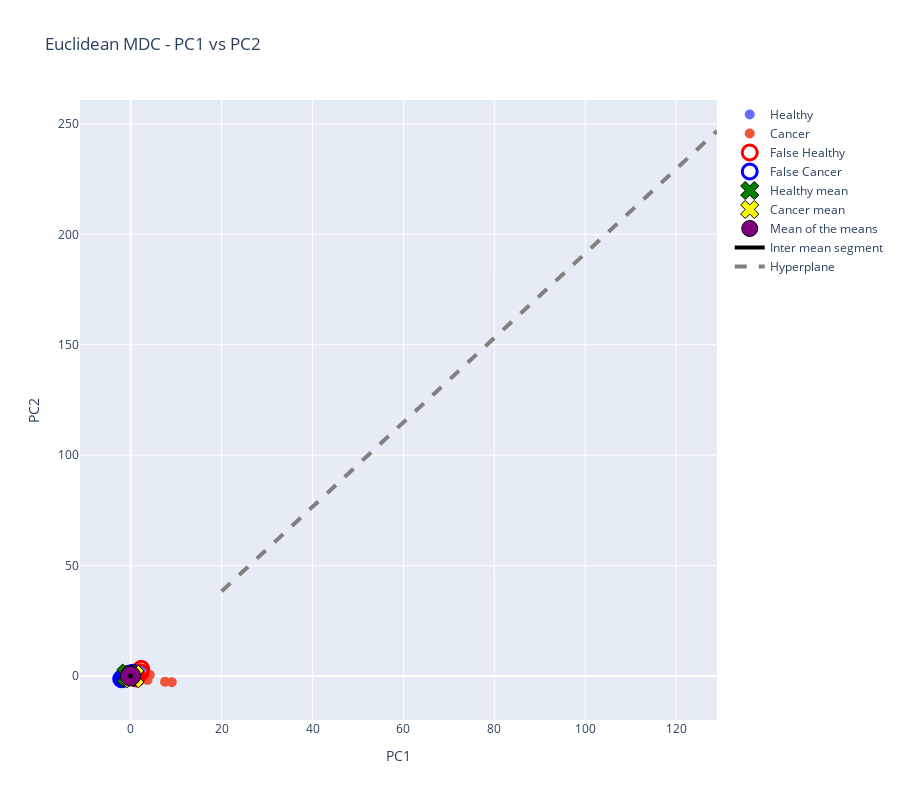

The code cell stored with this chart in its notebook:
### Markdown cell above
### MDC

### Code cell
PC1 = np.array(PC1)
PC2 = np.array(PC2)
y = y_train.to_numpy()

ixHealthy = np.where(y == 1)[0]
ixCancer  = np.where(y == 2)[0]

PC1_Healthy = PC1[ixHealthy]
PC2_Healthy = PC2[ixHealthy]
PC1_Cancer  = PC1[ixCancer]
PC2_Cancer  = PC2[ixCancer]


muHealthy = np.array([[np.mean(PC1_Healthy), np.mean(PC2_Healthy)]]).T
muCancer  = np.array([[np.mean(PC1_Cancer), np.mean(PC2_Cancer)]]).T

print("gHealthy(x)="+str(muHealthy.T)+"x-0.5"+str(muHealthy.T@muHealthy))
print("gCancer(x)="+str(muCancer.T)+"x-0.5"+str(muCancer.T@muCancer)+"\n")


X1 = np.array([PC1_Healthy, PC2_Healthy]).T
X2 = np.array([PC1_Cancer,  PC2_Cancer]).T
X=np.concatenate((X1,X2),axis=0)
y = np.concatenate((y_train.to_numpy()[ixHealthyTrain],y_train.to_numpy()[ixWithCancerTrain]))


yp=np.ones(np.shape(y))

dx=((muHealthy-muCancer).T@(X.T-0.5*(muHealthy+muCancer))).flatten()
yp[dx<0]=2

Hits=np.shape(np.where((y==yp))[0])[0]

ixHealthy = np.where(y == 1)[0]
ixCancer = np.where(y == 2)[0]

TP=np.shape(np.where((y[ixHealthy]==yp[ixHealthy]))[0])[0]
TN=np.shape(np.where((y[ixCancer]==yp[ixCancer]))[0])[0]
FP=np.shape(np.where((y[ixCancer]!=yp[ixCancer]))[0])[0]
FN=np.shape(np.where((y[ixHealthy]!=yp[ixHealthy]))[0])[0]

SS=TP/(TP+FN)
SP=TN/(TN+FP)
PR=TP/(TP+FP)
F1Score=2*(PR*SS)/(PR+SS)
AC=(TN+TP)/(TP+TN+FP+FN)


print("Sensitivity(%)="+str(SS*100))
print("Specificity(%)="+str(SP*100))
print("Precision(%)="+str(PR*100))
print("F1Score(%)="+str(F1Score*100))
print("Accuracy(%)="+str(AC*100))


fig=go.Figure()
fig.add_trace(go.Scatter(x=PC1_Healthy,y=PC2_Healthy,name='Healthy'))
#fig.update_traces(marker=dict(color='green', size=10))
fig.add_trace(go.Scatter(x=PC1_Cancer,y=PC2_Cancer,name='Cancer'))
fig.update_traces(marker=dict(size=10))


ixFP = np.where((y == 2) & (yp == 1))[0]
ixFN = np.where((y == 1) & (yp == 2))[0]


fig.add_trace(go.Scatter(x=X[ixFN,0],y=X[ixFN,1],name='False Healthy',marker_size=15,
                         marker_symbol="circle-open",marker=dict(color="red",
                                                                 line=dict(width=3,color='red'))))
fig.add_trace(go.Scatter(x=X[ixFP,0],y=X[ixFP,1],name='False Cancer',marker_size=15,
                         marker_symbol="circle-open",marker=dict(color="blue",
                                                                 line=dict(width=3,color='blue'))))


fig.add_trace(go.Scatter(x=muHealthy[0],y=muHealthy[1], marker_size=20,
                         marker_symbol='x',name='Healthy mean',
                         marker=dict(color="green",line=dict(width=1,
                                        color='black'))))
fig.add_trace(go.Scatter(x=muCancer[0],y=muCancer[1], marker_size=20,
                         marker_symbol='x',name='Cancer mean',
                         marker=dict(color="yellow",line=dict(width=1,
                                        color='black'))))
fig.add_trace(go.Scatter(x=(muHealthy[0]+muCancer[0])/2,y=(muHealthy[1]+muCancer[1])/2, marker_size=20,
                         marker_symbol="circle-dot",name='Mean of the means',
                         marker=dict(color="purple",line=dict(width=1,
                                        color='black'))))

fig.update_traces(mode='markers')
fig.add_trace(go.Scatter(x=[muHealthy[0][0],muCancer[0][0]],y=[muHealthy[1][0],muCancer[1][0]],
                         mode='lines', line=dict(color="black",width=4),name='Inter mean segment'))


W=(muHealthy-muCancer)
b=-0.5*(muHealthy-muCancer).T@(muHealthy+muCancer)

x1=np.arange(20,130,1)

x2=-(W[0,0]/W[1,0])*x1-b/W[1,0]
fig.add_trace(go.Scatter(x=x1,y=x2.flatten(),
                         mode='lines', line=dict(dash='dash',color="gray",width=4),name='Hyperplane'))





fig.update_xaxes(title_text='PC1')
fig.update_yaxes(title_text='PC2')
fig.update_layout(
    title="Euclidean MDC - PCA1 vs PCA2",
    autosize=False,
    width=900,
    height=800)
fig.show()






ixHealthy = np.where(y == 1)[0]
ixCancer  = np.where(y == 2)[0]

LD1_Healthy = LD1[ixHealthy]
LD1_Cancer  = LD1[ixCancer]

# Médias projetadas
muHealthy = np.mean(LD1_Healthy)
muCancer  = np.mean(LD1_Cancer)

print("gHealthy(x) = " + str(muHealthy) + "x - 0.5" + str(muHealthy**2))
print("gCancer(x)  = " + str(muCancer) + "x - 0.5" + str(muCancer**2) + "\n")

X = LD1.reshape(-1, 1)
y = y_train.to_numpy()

# Classificação Euclidiana
yp = np.ones_like(y)
dx = (muHealthy - muCancer) * (X.flatten() - 0.5 * (muHealthy + muCancer))
yp[dx < 0] = 2

# Métricas
TP = np.sum((y == 1) & (yp == 1))
TN = np.sum((y == 2) & (yp == 2))
FP = np.sum((y == 2) & (yp == 1))
FN = np.sum((y == 1) & (yp == 2))

SS = TP / (TP + FN)
SP = TN / (TN + FP)
PR = TP / (TP + FP)
F1Score = 2 * (PR * SS) / (PR + SS)
AC = (TN + TP) / len(y)

print("Sensitivity(%) =", SS * 100)
print("Specificity(%) =", SP * 100)
print("Precision(%) =", PR * 100)
print("F1Score(%) =", F1Score * 100)
print("Accuracy(%) =", AC * 100)

# --- Gráfico ---
import plotly.graph_objects as go

fig = go.Figure()

# Pontos Healthy e Cancer
fig.add_trace(go.Scatter(
    x=LD1_Healthy,
    y=np.zeros_like(LD1_Healthy),
    name='Healthy',
    mode='markers',
    marker=dict(color='green', size=10)
))
fig.add_trace(go.Scatter(
    x=LD1_Cancer,
    y=np.zeros_like(LD1_Cancer),
    name='Cancer',
    mode='markers',
    marker=dict(color='orange', size=10)
))

# Médias
fig.add_trace(go.Scatter(
    x=[muHealthy], y=[0],
    name='Healthy mean',
    mode='markers',
    marker=dict(color='green', size=15, symbol='x')
))
fig.add_trace(go.Scatter(
    x=[muCancer], y=[0],
    name='Cancer mean',
    mode='markers',
    marker=dict(color='yellow', size=15, symbol='x')
))

# Hiperplano de decisão (ponto médio)
decision_boundary = 0.5 * (muHealthy + muCancer)
fig.add_trace(go.Scatter(
    x=[decision_boundary],
    y=[0],
    name='Decision Boundary',
    mode='markers',
    marker=dict(color='purple', size=15, symbol='circle')
))

# Linha entre médias
fig.add_trace(go.Scatter(
    x=[muHealthy, muCancer],
    y=[0, 0],
    mode='lines',
    line=dict(color="black", width=3),
    name='Inter mean segment'
))

fig.update_layout(
    title="Euclidean MDC - LDA1",
    xaxis_title="LDA1",
    yaxis_visible=False,
    width=900,
    height=400,
    showlegend=True
)

fig.show()

### Figure 1 — Plotly figure (JSON) as saved in the notebook; plotly's stock layout.template omitted (floating-point values rounded to 4 significant figures)
{"data": [{"marker": {"size": 10}, "mode": "markers", "name": "Healthy", "type": "scatter", "x": [0.1121, -0.8354, 0.2246, -0.2442, -1.206, 0.3765, 0.1627, -0.531, 0.9556, -0.7163, 1.2, -2.013, -0.7924, -0.136, -1.202, 2.2, 0.5166, -1.114, -2.029, -1.124, -1.612, -1.982, -2.409, -2.53, -0.2775, -0.9485, -0.8211, 0.5084, 1.219, -0.3557, -0.9716, -0.5587, -0.407, -2.08, 2.312, 0.7539, -0.4731, -0.7134, -2.244, -1.274, -0.8528], "y": [0.6946, 0.03486, -0.1369, 0.7045, 0.3094, 1.701, 0.2361, 0.4663, 1.995, 0.5284, 0.1735, -0.1574, 1.062, 0.3868, -1.001, 1.671, 0.3463, 0.8516, -1.594, 0.163, -0.6969, -1.715, -2.969, -2.375, 0.6639, 0.1247, 0.8381, 1.912, -1.108, 1.731, 0.1797, 1.181, 0.8706, -1.007, 3.24, 1.422, 0.9884, 1.175, -1.463, -0.2471, 0.2791]}, {"marker": {"size": 10}, "mode": "markers", "name": "Cancer", "type": "scatter", "x": [1.321, 0.005421, 0.6921, 3.705, 0.6913, -1.322, -1.378, -0.8441, -0.3822, -0.2135, 1.552, 1.102, 1.24, 0.263, -1.78, -1.921, -1.344, -0.6575, -0.5735, 2.693, 2.023, 1.07, -0.1065, -1.359, 4.177, -2.092, 0.6282, -0.8621, -0.2852, 7.54, -0.3953, 0.1971, -0.8721, -0.5243, 0.1857, -0.7017, -0.6529, -1.156, 2.353, 2.35, -1.278, -1.169, -0.8401, 0.4333, 1.57, -0.2673, 9.02, 1.362, 0.4376, -1.548, -0.1728], "y": [-0.5892, 0.2864, 1.253, -1.835, -2.532, -0.9111, -0.2958, -0.1573, 1.047, 0.9962, 1.208, 0.1562, 0.844, 0.1588, -0.7894, -1.474, -0.4491, -0.298, 0.7863, -1.185, 1.009, 0.5186, -0.09031, -0.3019, 0.5201, -1.356, 1.119, -0.2378, 0.2544, -2.585, -0.773, 0.9642, 0.1234, -1.881, 0.04254, -2.696, 0.6321, 0.2875, -0.914, -0.8366, 0.3112, -0.358, -0.61, 0.05145, 0.358, -2.143, -2.785, 1.659, 1.423, -0.1583, 0.7716]}, {"marker": {"color": "red", "line": {"color": "red", "width": 3}, "size": 15, "symbol": "circle-open"}, "mode": "markers", "name": "False Healthy", "type": "scatter", "x": [0.2246, 0.1627, 1.2, 2.2, 0.5166, 1.219, 2.312, 0.7539], "y": [-0.1369, 0.2361, 0.1735, 1.671, 0.3463, -1.108, 3.24, 1.422]}, {"marker": {"color": "blue", "line": {"color": "blue", "width": 3}, "size": 15, "symbol": "circle-open"}, "mode": "markers", "name": "False Cancer", "type": "scatter", "x": [0.005421, -1.322, -1.378, -0.8441, -0.3822, -0.2135, -1.78, -1.921, -1.344, -0.6575, -0.5735, -1.359, -2.092, -0.8621, -0.2852, 0.1971, -0.8721, -0.6529, -1.156, -1.278, -1.169, -0.8401, 0.4376, -1.548, -0.1728], "y": [0.2864, -0.9111, -0.2958, -0.1573, 1.047, 0.9962, -0.7894, -1.474, -0.4491, -0.298, 0.7863, -0.3019, -1.356, -0.2378, 0.2544, 0.9642, 0.1234, 0.6321, 0.2875, 0.3112, -0.358, -0.61, 1.423, -0.1583, 0.7716]}, {"marker": {"color": "green", "line": {"color": "black", "width": 1}, "size": 20, "symbol": "x"}, "mode": "markers", "name": "Healthy mean", "type": "scatter", "x": [-0.5344], "y": [0.2795]}, {"marker": {"color": "yellow", "line": {"color": "black", "width": 1}, "size": 20, "symbol": "x"}, "mode": "markers", "name": "Cancer mean", "type": "scatter", "x": [0.4296], "y": [-0.2247]}, {"marker": {"color": "purple", "line": {"color": "black", "width": 1}, "size": 20, "symbol": "circle-dot"}, "mode": "markers", "name": "Mean of the means", "type": "scatter", "x": [-0.0524], "y": [0.0274]}, {"line": {"color": "black", "width": 4}, "mode": "lines", "name": "Inter mean segment", "type": "scatter", "x": [-0.5344, 0.4296], "y": [0.2795, -0.2247]}, {"line": {"color": "gray", "dash": "dash", "width": 4}, "mode": "lines", "name": "Hyperplane", "type": "scatter", "x": [20, 21, 22, 23, 24, 25, 26, 27, 28, 29, 30, 31, 32, 33, 34, 35, 36, 37, 38, 39, 40, 41, 42, 43, 44, 45, 46, 47, 48, 49, 50, 51, 52, 53, 54, 55, 56, 57, 58, 59, 60, 61, 62, 63, 64, 65, 66, 67, 68, 69, 70, 71, 72, 73, 74, 75, 76, 77, 78, 79, 80, 81, 82, 83, 84, 85, 86, 87, 88, 89, 90, 91, 92, 93, 94, 95, 96, 97, 98, 99, 100, 101, 102, 103, 104, 105, 106, 107, 108, 109, 110, 111, 112, 113, 114, 115, 116, 117, 118, 119, 120, 121, 122, 123, 124, 125, 126, 127, 128, 129], "y": [38.37, 40.28, 42.19, 44.1, 46.02, 47.93, 49.84, 51.75, 53.66, 55.58, 57.49, 59.4, 61.31, 63.22, 65.14, 67.05, 68.96, 70.87, 72.78, 74.7, 76.61, 78.52, 80.43, 82.34, 84.26, 86.17, 88.08, 89.99, 91.91, 93.82, 95.73, 97.64, 99.55, 101.5, 103.4, 105.3, 107.2, 109.1, 111.0, 112.9, 114.8, 116.8, 118.7, 120.6, 122.5, 124.4, 126.3, 128.2, 130.1, 132.1, 134.0, 135.9, 137.8, 139.7, 141.6, 143.5, 145.4, 147.4, 149.3, 151.2, 153.1, 155.0, 156.9, 158.8, 160.7, 162.7, 164.6, 166.5, 168.4, 170.3, 172.2, 174.1, 176.0, 177.9, 179.9, 181.8, 183.7, 185.6, 187.5, 189.4, 191.3, 193.2, 195.2, 197.1, 199.0, 200.9, 202.8, 204.7, 206.6, 208.5, 210.5, 212.4, 214.3, 216.2, 218.1, 220.0, 221.9, 223.8, 225.7, 227.7, 229.6, 231.5, 233.4, 235.3, 237.2, 239.1, 241.0, 243.0, 244.9, 246.8]}], "layout": {"autosize": false, "height": 800, "title": {"text": "Euclidean MDC - PC1 vs PC2"}, "width": 900, "xaxis": {"title": {"text": "PC1"}}, "yaxis": {"title": {"text": "PC2"}}}}
